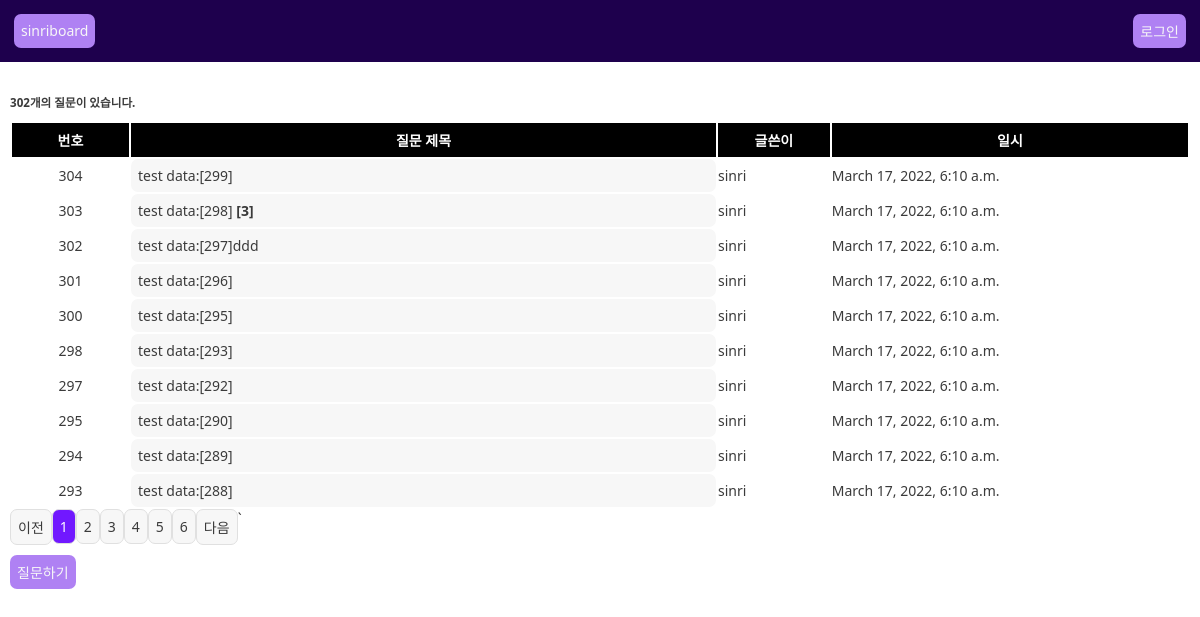
The page / on the database its author committed.
### board/models.py (models this page shows)
class Question(models.Model):
    author = models.ForeignKey(User, on_delete=models.CASCADE)
    subject = models.CharField(max_length=200)
    content = models.TextField()
    create_date = models.DateTimeField()
    modify_date = models.DateTimeField(null=True, blank=True)

### board/views.py (the view)
# urls.py: path('', views.index, name="index"),
def index(request):
    page = request.GET.get('page', '1')
    question_list = Question.objects.order_by('-create_date') # -가 붙어있으면 역방향이다.
    question_count = question_list.count
    paginator = Paginator(question_list, 10) # 페이지당 10개 보여주기
    page_obj = paginator.get_page(page)
    context = {
        'question_list': page_obj,
        'question_count': question_count
    }
    return render(request, 'board/question_list.html', context)

### templates/board/question_list.html
{% extends 'base.html' %}
{% block content %}
<div>
    {% if question_list %}
    <h5>{{ question_count }}개의 질문이 있습니다.</h5>
    <table>
    <thead>
        <tr>
            <th>번호</th>
            <th width="50%">질문 제목</th>
            <th>글쓴이</th>
            <th>일시</th>
        </tr>
    </thead>
    <tbody>
        {% for question in question_list %}
        <tr>
            <td><p>{{ question.id }}</p></td>
            <td><a href="{% url 'board:detail' question.id %}">
                {{ question.subject }}
                {% if question.answer_set.count > 0 %}
                    <strong>&#91;{{ question.answer_set.count }}&#93;</strong>
                {% endif %}
            </a></td>
            <td>{{ question.author }}</td>
            <td>{{ question.create_date }}</td>
        </tr>
        {% endfor %}
    </tbody>
    </table>
    <ul style="display: flex;">
        {% if question_list.has_previous %}
            <li><a href="?page={{ question_list.previous_page_number }}">이전</a></li>
        {% else %}
            <li><a tabindex="-1" aria-disabled="true" href="#">이전</a></li>
        {% endif %}
        {% for page_number in question_list.paginator.page_range %}
            {% if page_number >= question_list.number|add:-5 and page_number <= question_list.number|add:5 %}
                {% if page_number == question_list.number %}
                    <li class="btn-active" aria-current="page"><a href="?page={{ page_number }}">{{ page_number }}</a></li>
                {% else %}
                    <li><a href="?page={{ page_number }}">{{ page_number }}</a></li>
                {% endif %}
            {% endif %}
        {% endfor %}
        {% if question_list.has_next %}
            <li><a href="?page={{ question_list.next_page_number }}">다음</a></li>
        {% else %}
            <li><a tabindex="-1" aria-disabled="true" href="#"></a></li>
        {% endif %}`
    </ul>
    {% else %}
        <h5>질문이 없습니다.</h5>
    {% endif %}
</div>
<div>
    <a class="q-btn" href="{% url 'board:question_create' %}">질문하기</a>
</div>
{% endblock %}

### templates/base.html (shortened to what this page needs)
{% load static %}
<!DOCTYPE html>
<html lang="ko">
<head>
    <link rel="stylesheet" type="text/css" href="{% static 'style.css' %}">
</head>
<body>
<header>
{% include 'navbar.html' %}
</header>
<main>
{% block content %}
{% endblock %}
</main>
</body>
</html>

### templates/navbar.html
<nav>
    <a href="{% url 'board:index' %}">sinriboard</a>
    <div class="toggle-nav">
        <ul>
            <li>
                {% if user.is_authenticated %}
                    <a href="{% url 'user:logout' %}">로그아웃</a>
                {% else %}
                    <a href="{% url 'user:login' %}">로그인</a>
                {% endif %}
            </li>
        </ul>
    </div>
</nav>

### static/style.css (style rules this page uses)
:root { font-size:10px }
* { margin:0;padding:0;box-sizing:border-box;outline-style:none }
* body { color:#3b3b3b;font-family:"Segoe UI",Tahoma,Geneva,Verdana,sans-serif;font-size:1.4rem }
* body a,* body input[type=submit] { width:-webkit-fit-content;width:-moz-fit-content;width:fit-content;border:1px solid #e0e0e0;padding:.5em;border-radius:.5em;background-color:#f7f7f7;cursor:pointer;display:block;color:#3b3b3b;text-decoration:none }
* body ul,* body li { list-style:none }
* body div { border-radius:.5em }
nav { display:flex;justify-content:space-between;padding:1em;background-color:#1e004d }
nav a { border:0;color:#f7f7f7;background-color:#af81f3 }
main { margin-top:2rem;padding:0 1rem }
main h5 { padding:1em 0 }
main div { margin:1rem 0 }
main table { width:100% }
main table thead { color:#fff;background-color:#000 }
main table thead th { border:0;padding:.5em }
main table thead th:first-child { width:10% }
main table tbody td>a { width:100%;border:0 }
main table tbody tr>td:first-child { text-align:center }
main .q-btn { border:0;color:#f7f7f7;background-color:#af81f3 }
.btn-active a { color:#fff;background-color:#7118ff }

### rows shown on the page
Question: id "304", subject "test data:[299]", author "sinri", create_date "March 17, 2022, 6:10 a.m."
Question: id "303", subject "test data:[298]", answer_set.count "3", author "sinri", create_date "March 17, 2022, 6:10 a.m."
Question: id "302", subject "test data:[297]ddd", author "sinri", create_date "March 17, 2022, 6:10 a.m."
Question: id "301", subject "test data:[296]", author "sinri", create_date "March 17, 2022, 6:10 a.m."
Question: id "300", subject "test data:[295]", author "sinri", create_date "March 17, 2022, 6:10 a.m."
Question: id "298", subject "test data:[293]", author "sinri", create_date "March 17, 2022, 6:10 a.m."
Question: id "297", subject "test data:[292]", author "sinri", create_date "March 17, 2022, 6:10 a.m."
Question: id "295", subject "test data:[290]", author "sinri", create_date "March 17, 2022, 6:10 a.m."
Question: id "294", subject "test data:[289]", author "sinri", create_date "March 17, 2022, 6:10 a.m."
Question: id "293", subject "test data:[288]", author "sinri", create_date "March 17, 2022, 6:10 a.m."

### other values the page prints
{{ question_count }} "302"
{{ page_number }} "1"
{{ page_number }} "2" "3" "4" "5" "6"
